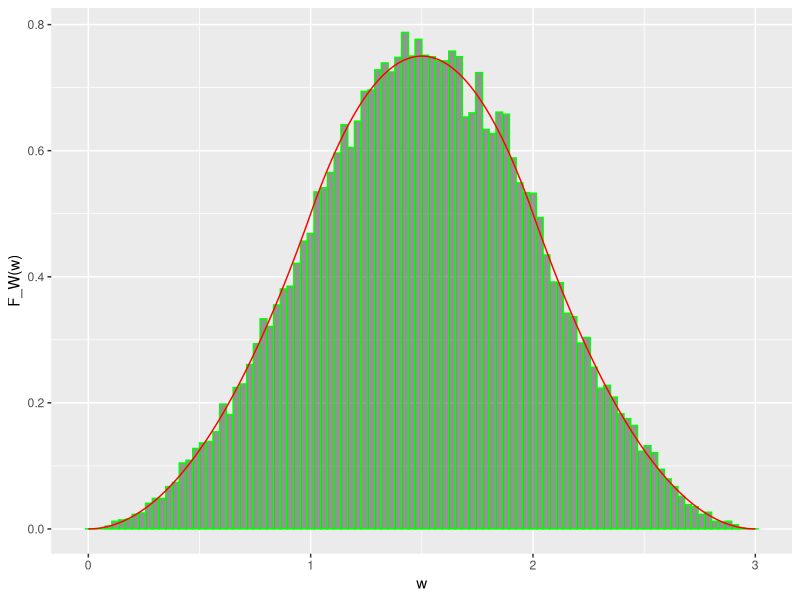

Source code (R):
## ---- chunk 1
library(ggplot2)
## ---- chunk 2
set.seed(1234)

# use 30,0001 simulations to match seq values in next cell
sims <- 30001
Ws <- numeric(sims)

for (i in 1:3){
  rvs <- runif(sims)
  Ws <- Ws + rvs
}
## ---- chunk 3
range1x <- seq(0, .9999, 0.0001)
range1y <- (range1x * range1x) / 2
range2x <- seq(1, 1.9999, 0.0001)
range2y <- -(range2x * range2x) + 3 * range2x - (3/2)
range3x <- seq(2, 3, 0.0001)
range3y <- ((range3x - 3) ** 2) / 2

xs <- c(range1x, range2x, range3x)
ys <- c(range1y, range2y, range3y)
plt_data <- data.frame(xs, ys, Ws)
## ---- chunk 4
ggplot(data=plt_data) + 
  geom_histogram(
    aes(x=Ws, y=..density..), bins = 100, alpha=0.6, color='green') +
  geom_line(aes(x=xs, y=ys), color='red') +
  xlab('w') +
  ylab('F_W(w)')


